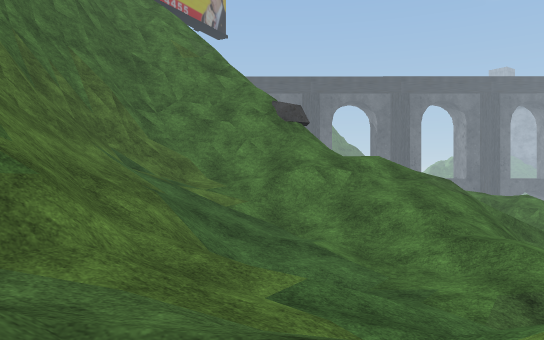
view 1 (above)

20 first-person views from a walk through a 3-D level made in the Unity game engine. The camera is 1.4 m above the floor, looks level and sees 70° across. The floor is counted in squares, 2 m on a side. Each view is taken from the middle of a square. On the plan, view 1 faces up. The plan holds only what a view shows up to about 11 squares ahead; the rest is blank. The place goes on beyond the plan. The player is left out. Some surface patterns are stand-ins.

view 2
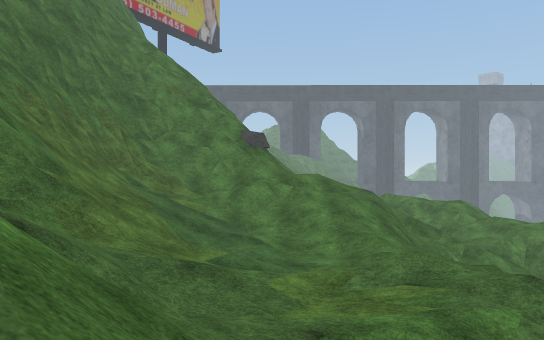

view 3
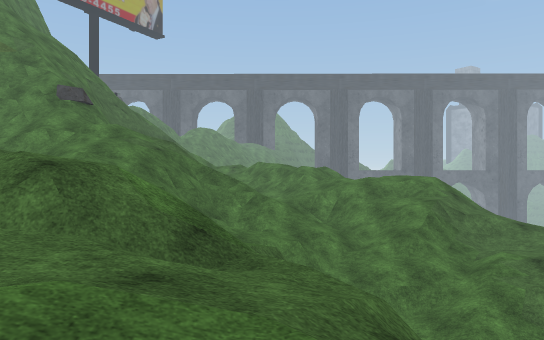

view 4
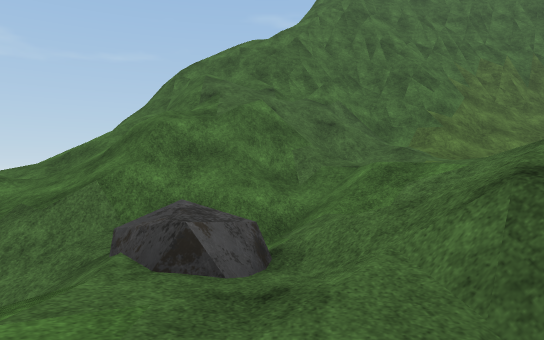

view 5
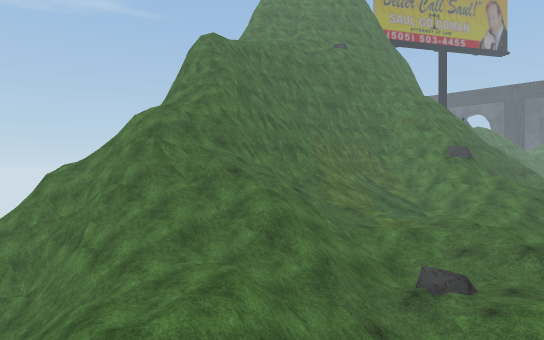

view 6
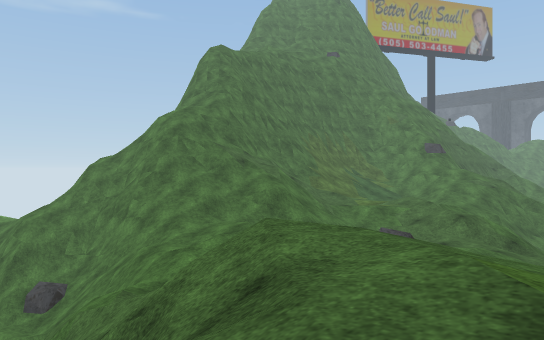

view 7
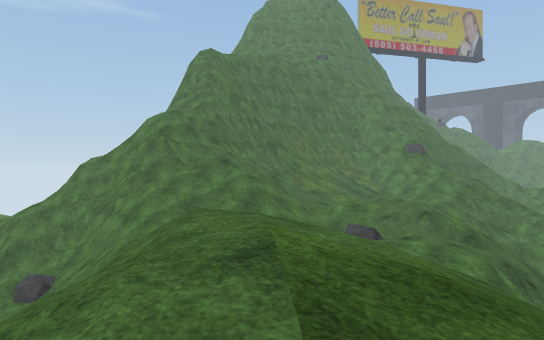

view 8
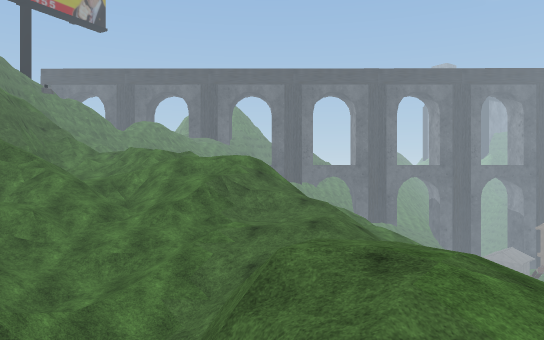

view 9
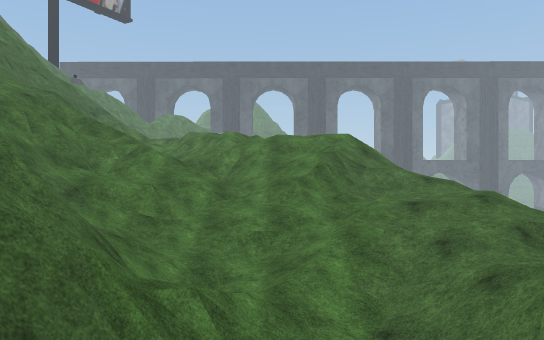

view 10
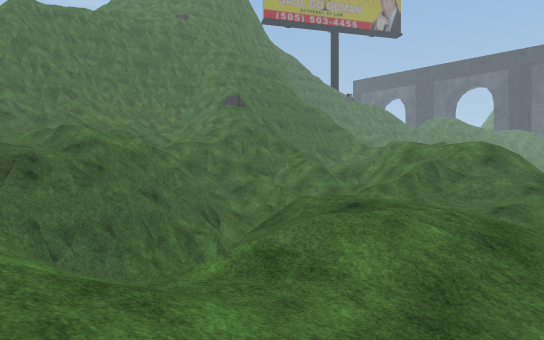

view 11
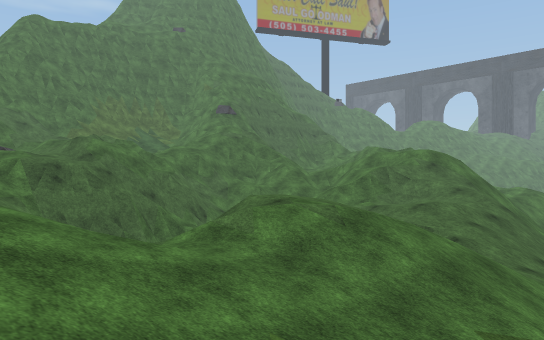

view 12
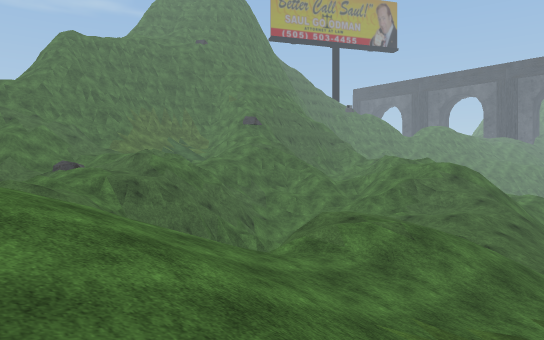

view 13
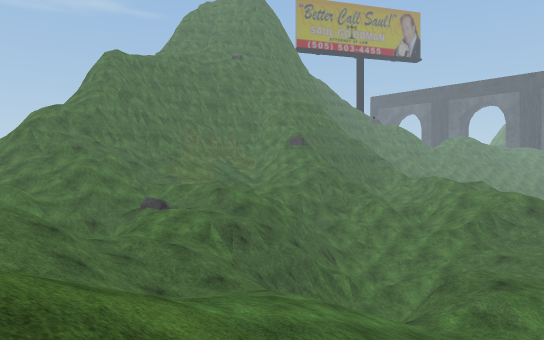

view 14
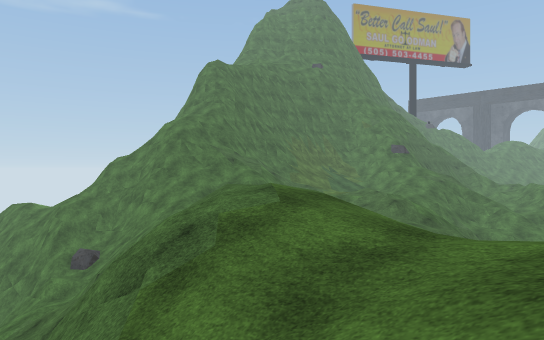

view 15
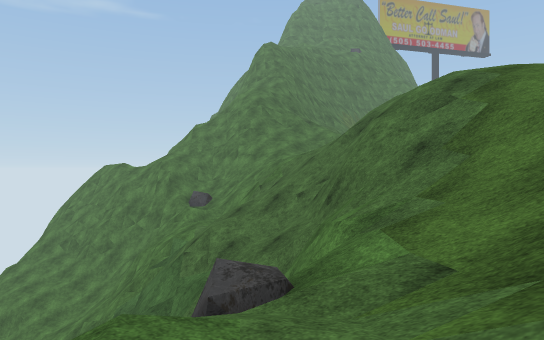

view 16
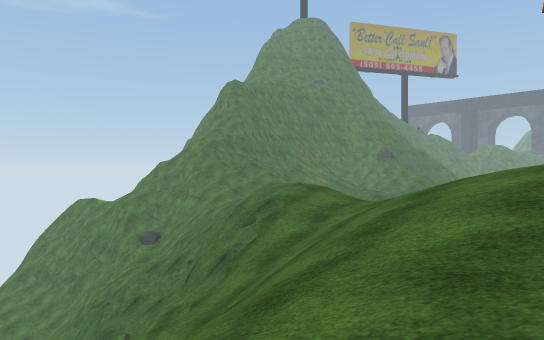

view 17
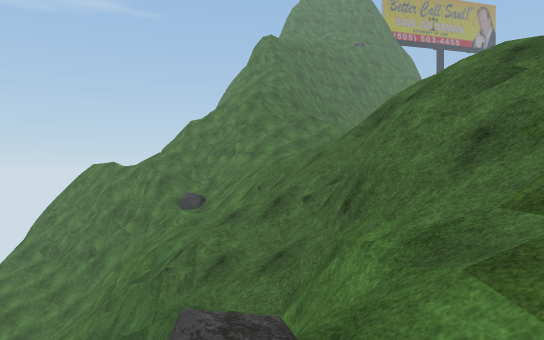

view 18
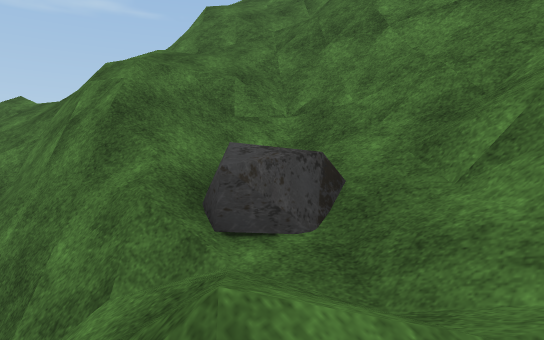

view 19
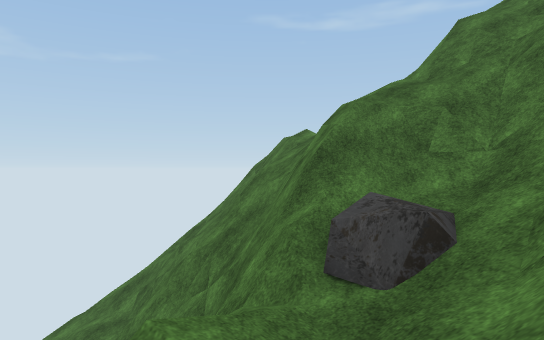

view 20
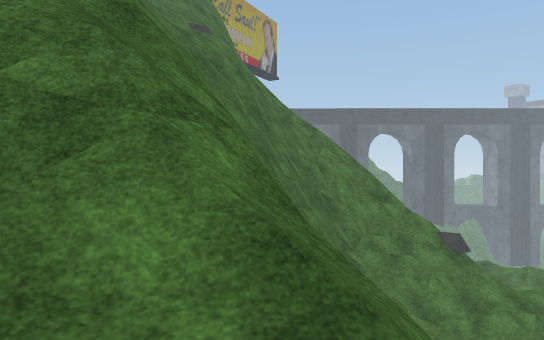

### Floor plan
Key: @ floor where view 1 was taken; # wall or solid block; x gap in a wall; . main floor; : floor 0.75 m higher than the main floor; - floor 1 m lower than the main floor; + floor 1.5 m higher than the main floor; _ floor 1.75 m lower than the main floor; * floor 2.25 m higher than the main floor; % floor 3 m higher than the main floor; < floor 3.25 m lower than the main floor; ( floor 4 m lower than the main floor; & floor 4 m higher than the main floor; ! floor 6.5 m lower than the main floor; / step, stairs or slope; = window, fence, low wall or low ledge; v drop or lower ground; O other object.
Columns run from 10 left of view 1 to 18 right of it. Each row starts with its distance up from view 1.
  9        ####O///  ////////
  8        #///////vx//////////
  7       ##///////==////=/////
  6       #//////////_/////<///
  5       #////////=///////////
  4       #/////.//  ///////////
  3       ##///// ////=////(/ //
  2     ####////+//=/////!/=  //
  1    #=v#////+:+/////// //_///
  0    #=/##//@////////#/ v/_///
 -1     ///#//////O.../== ///<<<
 -2      //////////////=/  //</<
 -3       //=///////////////////
 -4        v///////  -///////////
 -5     &=#=///:///  //// /-////
 -6     #=#vv////:/   ///////////
 -7     #  x==/////   //// //
 -8  ...=v-_O/////.   /    // /
 -9 vv__##vv////=/////%//
-10 vvvvvvvvv///##//==/%**/
-11  vvvvvv  ////////v/////
-12   vvv   vvvvv////##/////%
-13   vvv  vvvvvvvv///#//////
-14    v   v vvv   v  O//////%
-15                    //////%
-16                    /_/ ///
-17                      /   /

Positions as (right, up) in squares from view 1, and headings:
1: (0, 0), facing up
2: (1, -3), facing up
3: (7, -3), facing up
4: (7, -1), facing left
5: (7, -9), facing up-left
6: (9, -11), facing up-left
7: (10, -11), facing up-left
8: (13, -3), facing up
9: (10, -2), facing up
10: (16, -3), facing up-left
11: (18, -4), facing up-left
12: (18, -6), facing up-left
13: (16, -8), facing up-left
14: (12, -13), facing up-left
15: (11, -17), facing up-left
16: (15, -17), facing up-left
17: (10, -16), facing up-left
18: (0, -10), facing up-left
19: (1, -9), facing left
20: (-5, -2), facing up
